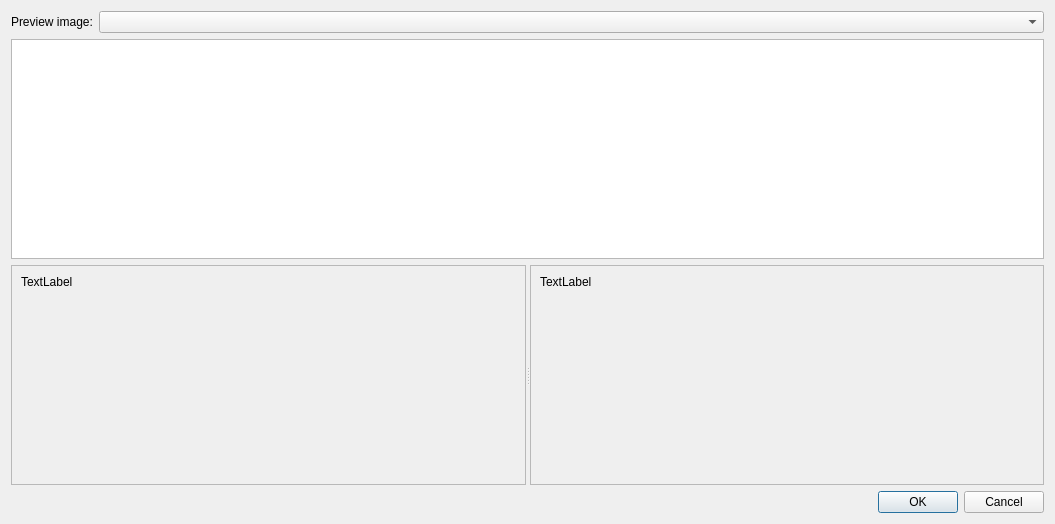
<?xml version="1.0" encoding="UTF-8"?>
<ui version="4.0">
 <class>DialogPreview</class>
 <widget class="QDialog" name="DialogPreview">
  <property name="geometry">
   <rect>
    <x>0</x>
    <y>0</y>
    <width>1055</width>
    <height>524</height>
   </rect>
  </property>
  <property name="windowTitle">
   <string>Preview</string>
  </property>
  <layout class="QVBoxLayout" name="verticalLayout">
   <item>
    <layout class="QHBoxLayout" name="horizontalLayout_6">
     <item>
      <widget class="QLabel" name="label_2">
       <property name="text">
        <string>Preview image:</string>
       </property>
      </widget>
     </item>
     <item>
      <widget class="QComboBox" name="comboBoxSampleKey">
       <property name="sizePolicy">
        <sizepolicy hsizetype="Expanding" vsizetype="Fixed">
         <horstretch>0</horstretch>
         <verstretch>0</verstretch>
        </sizepolicy>
       </property>
      </widget>
     </item>
    </layout>
   </item>
   <item>
    <widget class="QPlainTextEdit" name="plainTextEdit">
     <property name="sizePolicy">
      <sizepolicy hsizetype="Expanding" vsizetype="Expanding">
       <horstretch>0</horstretch>
       <verstretch>0</verstretch>
      </sizepolicy>
     </property>
     <property name="font">
      <font>
       <family>Monospace</family>
      </font>
     </property>
     <property name="readOnly">
      <bool>true</bool>
     </property>
    </widget>
   </item>
   <item>
    <widget class="QSplitter" name="splitter">
     <property name="sizePolicy">
      <sizepolicy hsizetype="Expanding" vsizetype="Expanding">
       <horstretch>0</horstretch>
       <verstretch>0</verstretch>
      </sizepolicy>
     </property>
     <property name="orientation">
      <enum>Qt::Horizontal</enum>
     </property>
     <property name="childrenCollapsible">
      <bool>false</bool>
     </property>
     <widget class="QScrollArea" name="scrollArea">
      <property name="widgetResizable">
       <bool>true</bool>
      </property>
      <widget class="QWidget" name="scrollAreaWidgetContents">
       <property name="geometry">
        <rect>
         <x>0</x>
         <y>0</y>
         <width>514</width>
         <height>214</height>
        </rect>
       </property>
       <layout class="QHBoxLayout" name="horizontalLayout_2">
        <item>
         <widget class="QLabel" name="labelOriginal">
          <property name="text">
           <string>TextLabel</string>
          </property>
          <property name="alignment">
           <set>Qt::AlignLeading|Qt::AlignLeft|Qt::AlignTop</set>
          </property>
         </widget>
        </item>
       </layout>
      </widget>
     </widget>
     <widget class="QScrollArea" name="scrollArea_2">
      <property name="widgetResizable">
       <bool>true</bool>
      </property>
      <widget class="QWidget" name="scrollAreaWidgetContents_2">
       <property name="geometry">
        <rect>
         <x>0</x>
         <y>0</y>
         <width>513</width>
         <height>214</height>
        </rect>
       </property>
       <layout class="QHBoxLayout" name="horizontalLayout_3">
        <item>
         <widget class="QLabel" name="labelPreview">
          <property name="text">
           <string>TextLabel</string>
          </property>
          <property name="alignment">
           <set>Qt::AlignLeading|Qt::AlignLeft|Qt::AlignTop</set>
          </property>
         </widget>
        </item>
       </layout>
      </widget>
     </widget>
    </widget>
   </item>
   <item>
    <widget class="QDialogButtonBox" name="buttonBox">
     <property name="orientation">
      <enum>Qt::Horizontal</enum>
     </property>
     <property name="standardButtons">
      <set>QDialogButtonBox::Cancel|QDialogButtonBox::Ok</set>
     </property>
    </widget>
   </item>
  </layout>
 </widget>
 <resources/>
 <connections>
  <connection>
   <sender>buttonBox</sender>
   <signal>accepted()</signal>
   <receiver>DialogPreview</receiver>
   <slot>accept()</slot>
   <hints>
    <hint type="sourcelabel">
     <x>248</x>
     <y>254</y>
    </hint>
    <hint type="destinationlabel">
     <x>157</x>
     <y>274</y>
    </hint>
   </hints>
  </connection>
  <connection>
   <sender>buttonBox</sender>
   <signal>rejected()</signal>
   <receiver>DialogPreview</receiver>
   <slot>reject()</slot>
   <hints>
    <hint type="sourcelabel">
     <x>316</x>
     <y>260</y>
    </hint>
    <hint type="destinationlabel">
     <x>286</x>
     <y>274</y>
    </hint>
   </hints>
  </connection>
 </connections>
</ui>
